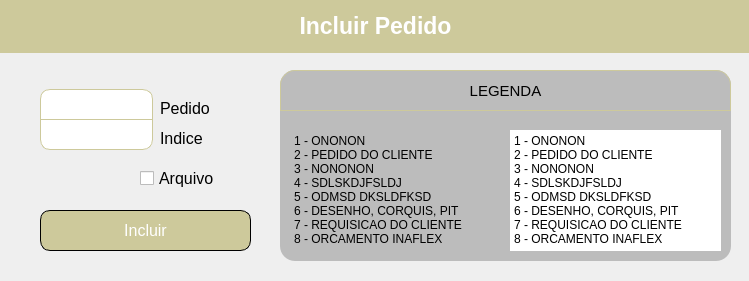
<?xml version="1.0" encoding="UTF-8"?>
<ui version="4.0">
 <class>telaIncluirPedido</class>
 <widget class="QDialog" name="telaIncluirPedido">
  <property name="geometry">
   <rect>
    <x>0</x>
    <y>0</y>
    <width>749</width>
    <height>281</height>
   </rect>
  </property>
  <property name="windowTitle">
   <string>INCLUIR PEDIDO</string>
  </property>
  <widget class="QLabel" name="labelErro">
   <property name="geometry">
    <rect>
     <x>0</x>
     <y>0</y>
     <width>751</width>
     <height>51</height>
    </rect>
   </property>
   <property name="font">
    <font>
     <pointsize>17</pointsize>
     <weight>75</weight>
     <bold>true</bold>
    </font>
   </property>
   <property name="styleSheet">
    <string notr="true">QLabel {
    color: white;
}</string>
   </property>
   <property name="text">
    <string>Incluir Pedido</string>
   </property>
   <property name="alignment">
    <set>Qt::AlignCenter</set>
   </property>
  </widget>
  <widget class="QPushButton" name="btnIncluirPedidoTela">
   <property name="geometry">
    <rect>
     <x>40</x>
     <y>210</y>
     <width>211</width>
     <height>41</height>
    </rect>
   </property>
   <property name="font">
    <font>
     <pointsize>12</pointsize>
    </font>
   </property>
   <property name="styleSheet">
    <string notr="true">QPushButton {
	border-radius: 10px;
	border: 1px solid rgb(0,0,0);
    background-color: #CDC99B;
    color: white;
}</string>
   </property>
   <property name="text">
    <string>Incluir</string>
   </property>
  </widget>
  <widget class="QLineEdit" name="inputIncluirPedido">
   <property name="geometry">
    <rect>
     <x>40</x>
     <y>89</y>
     <width>113</width>
     <height>31</height>
    </rect>
   </property>
   <property name="styleSheet">
    <string notr="true">QLineEdit {
	border-top-right-radius: 10px;
	border-top-left-radius: 10px;
	border: 1px solid #CDC99B;
}</string>
   </property>
   <property name="alignment">
    <set>Qt::AlignCenter</set>
   </property>
  </widget>
  <widget class="QLineEdit" name="inputIncluirIndice">
   <property name="geometry">
    <rect>
     <x>40</x>
     <y>119</y>
     <width>113</width>
     <height>31</height>
    </rect>
   </property>
   <property name="styleSheet">
    <string notr="true">QLineEdit {
	border-bottom-right-radius: 10px;
	border-bottom-left-radius: 10px;
	border: 1px solid #CDC99B;
}</string>
   </property>
   <property name="alignment">
    <set>Qt::AlignCenter</set>
   </property>
  </widget>
  <widget class="QCheckBox" name="checkIncluirAtual">
   <property name="geometry">
    <rect>
     <x>140</x>
     <y>170</y>
     <width>91</width>
     <height>17</height>
    </rect>
   </property>
   <property name="font">
    <font>
     <pointsize>12</pointsize>
    </font>
   </property>
   <property name="styleSheet">
    <string notr="true">QLineEdit {
	border-top-right-radius: 10px;
	border-top-left-radius: 10px;
	border: 1px solid #CDC99B;
}</string>
   </property>
   <property name="text">
    <string>Arquivo</string>
   </property>
  </widget>
  <widget class="QLabel" name="label">
   <property name="geometry">
    <rect>
     <x>160</x>
     <y>100</y>
     <width>81</width>
     <height>16</height>
    </rect>
   </property>
   <property name="font">
    <font>
     <pointsize>12</pointsize>
    </font>
   </property>
   <property name="text">
    <string>Pedido</string>
   </property>
  </widget>
  <widget class="QLabel" name="label_2">
   <property name="geometry">
    <rect>
     <x>160</x>
     <y>130</y>
     <width>81</width>
     <height>16</height>
    </rect>
   </property>
   <property name="font">
    <font>
     <pointsize>12</pointsize>
    </font>
   </property>
   <property name="text">
    <string>Indice</string>
   </property>
  </widget>
  <widget class="QLabel" name="label_3">
   <property name="geometry">
    <rect>
     <x>280</x>
     <y>70</y>
     <width>451</width>
     <height>191</height>
    </rect>
   </property>
   <property name="styleSheet">
    <string notr="true">QLabel {
	background-color: rgb(188, 188, 188);
	border-radius: 15px;
}</string>
   </property>
   <property name="text">
    <string/>
   </property>
  </widget>
  <widget class="QLabel" name="label_4">
   <property name="geometry">
    <rect>
     <x>-4</x>
     <y>-8</y>
     <width>761</width>
     <height>61</height>
    </rect>
   </property>
   <property name="styleSheet">
    <string notr="true">QLabel {
	background-color: #CDC99B;
}</string>
   </property>
   <property name="text">
    <string/>
   </property>
  </widget>
  <widget class="QPlainTextEdit" name="plainTextEdit">
   <property name="enabled">
    <bool>true</bool>
   </property>
   <property name="geometry">
    <rect>
     <x>290</x>
     <y>130</y>
     <width>211</width>
     <height>121</height>
    </rect>
   </property>
   <property name="styleSheet">
    <string notr="true">QPlainTextEdit {
	background-color: rgb(0, 0, 0, 0);
	border: 0px;
}</string>
   </property>
   <property name="readOnly">
    <bool>true</bool>
   </property>
   <property name="plainText">
    <string>1 - ONONON
2 - PEDIDO DO CLIENTE
3 - NONONON
4 - SDLSKDJFSLDJ
5 - ODMSD DKSLDFKSD
6 - DESENHO, CORQUIS, PIT
7 - REQUISICAO DO CLIENTE
8 - ORCAMENTO INAFLEX</string>
   </property>
   <property name="backgroundVisible">
    <bool>false</bool>
   </property>
  </widget>
  <widget class="QPlainTextEdit" name="plainTextEdit_2">
   <property name="geometry">
    <rect>
     <x>510</x>
     <y>130</y>
     <width>211</width>
     <height>121</height>
    </rect>
   </property>
   <property name="styleSheet">
    <string notr="true">QPlainTextEdit {
	border-top-right-radius: 10px;
	border-bottom-right-radius: 10px;
}</string>
   </property>
   <property name="readOnly">
    <bool>true</bool>
   </property>
   <property name="plainText">
    <string>1 - ONONON
2 - PEDIDO DO CLIENTE
3 - NONONON
4 - SDLSKDJFSLDJ
5 - ODMSD DKSLDFKSD
6 - DESENHO, CORQUIS, PIT
7 - REQUISICAO DO CLIENTE
8 - ORCAMENTO INAFLEX</string>
   </property>
  </widget>
  <widget class="QLabel" name="label_5">
   <property name="geometry">
    <rect>
     <x>280</x>
     <y>70</y>
     <width>451</width>
     <height>41</height>
    </rect>
   </property>
   <property name="font">
    <font>
     <pointsize>11</pointsize>
    </font>
   </property>
   <property name="styleSheet">
    <string notr="true">QLabel {
	border: 1px solid #CDC99B;
	border-top-right-radius: 15px;
	border-top-left-radius: 15px;
}
</string>
   </property>
   <property name="text">
    <string>LEGENDA</string>
   </property>
   <property name="alignment">
    <set>Qt::AlignCenter</set>
   </property>
  </widget>
  <zorder>label_4</zorder>
  <zorder>labelErro</zorder>
  <zorder>btnIncluirPedidoTela</zorder>
  <zorder>inputIncluirPedido</zorder>
  <zorder>inputIncluirIndice</zorder>
  <zorder>checkIncluirAtual</zorder>
  <zorder>label</zorder>
  <zorder>label_2</zorder>
  <zorder>label_3</zorder>
  <zorder>plainTextEdit</zorder>
  <zorder>plainTextEdit_2</zorder>
  <zorder>label_5</zorder>
 </widget>
 <resources/>
 <connections/>
</ui>
